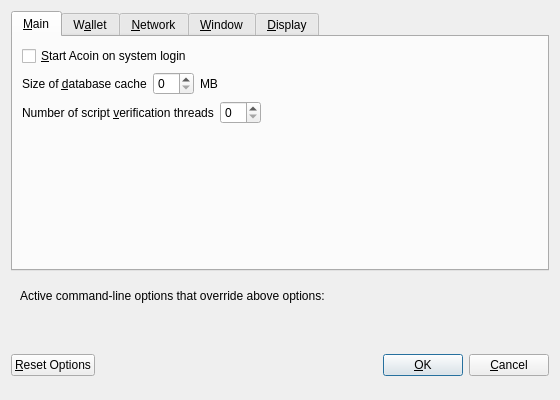
<?xml version="1.0" encoding="UTF-8"?>
<ui version="4.0">
 <class>OptionsDialog</class>
 <widget class="QDialog" name="OptionsDialog">
  <property name="geometry">
   <rect>
    <x>0</x>
    <y>0</y>
    <width>560</width>
    <height>400</height>
   </rect>
  </property>
  <property name="windowTitle">
   <string>Options</string>
  </property>
  <property name="modal">
   <bool>true</bool>
  </property>
  <layout class="QVBoxLayout" name="verticalLayout">
   <item>
    <widget class="QTabWidget" name="tabWidget">
     <property name="currentIndex">
      <number>0</number>
     </property>
     <widget class="QWidget" name="tabMain">
      <attribute name="title">
       <string>&amp;Main</string>
      </attribute>
      <layout class="QVBoxLayout" name="verticalLayout_Main">
       <item>
        <widget class="QCheckBox" name="bitcoinAtStartup">
         <property name="toolTip">
          <string>Automatically start Acoin after logging in to the system.</string>
         </property>
         <property name="text">
          <string>&amp;Start Acoin on system login</string>
         </property>
        </widget>
       </item>
       <item>
        <layout class="QHBoxLayout" name="horizontalLayout_2_Main">
         <item>
          <widget class="QLabel" name="databaseCacheLabel">
           <property name="text">
            <string>Size of &amp;database cache</string>
           </property>
           <property name="textFormat">
            <enum>Qt::PlainText</enum>
           </property>
           <property name="buddy">
            <cstring>databaseCache</cstring>
           </property>
          </widget>
         </item>
         <item>
          <widget class="QSpinBox" name="databaseCache"/>
         </item>
         <item>
          <widget class="QLabel" name="databaseCacheUnitLabel">
           <property name="text">
            <string>MB</string>
           </property>
           <property name="textFormat">
            <enum>Qt::PlainText</enum>
           </property>
          </widget>
         </item>
         <item>
          <spacer name="horizontalSpacer_2_Main">
           <property name="orientation">
            <enum>Qt::Horizontal</enum>
           </property>
           <property name="sizeHint" stdset="0">
            <size>
             <width>40</width>
             <height>20</height>
            </size>
           </property>
          </spacer>
         </item>
        </layout>
       </item>
       <item>
        <layout class="QHBoxLayout" name="horizontalLayout_3_Main">
         <item>
          <widget class="QLabel" name="threadsScriptVerifLabel">
           <property name="text">
            <string>Number of script &amp;verification threads</string>
           </property>
           <property name="textFormat">
            <enum>Qt::PlainText</enum>
           </property>
           <property name="buddy">
            <cstring>threadsScriptVerif</cstring>
           </property>
          </widget>
         </item>
         <item>
          <widget class="QSpinBox" name="threadsScriptVerif">
           <property name="toolTip">
            <string>(0 = auto, &lt;0 = leave that many cores free)</string>
           </property>
          </widget>
         </item>
         <item>
          <spacer name="horizontalSpacer_3_Main">
           <property name="orientation">
            <enum>Qt::Horizontal</enum>
           </property>
           <property name="sizeHint" stdset="0">
            <size>
             <width>40</width>
             <height>20</height>
            </size>
           </property>
          </spacer>
         </item>
        </layout>
       </item>
       <item>
        <spacer name="verticalSpacer_Main">
         <property name="orientation">
          <enum>Qt::Vertical</enum>
         </property>
         <property name="sizeHint" stdset="0">
          <size>
           <width>20</width>
           <height>40</height>
          </size>
         </property>
        </spacer>
       </item>
      </layout>
     </widget>
     <widget class="QWidget" name="tabWallet">
      <attribute name="title">
       <string>W&amp;allet</string>
      </attribute>
      <layout class="QVBoxLayout" name="verticalLayout_Wallet">
       <item>
        <widget class="QLabel" name="transactionFeeInfoLabel">
         <property name="text">
          <string>Optional transaction fee per kB that helps make sure your transactions are processed quickly. Most transactions are 1 kB.</string>
         </property>
         <property name="textFormat">
          <enum>Qt::PlainText</enum>
         </property>
         <property name="wordWrap">
          <bool>true</bool>
         </property>
        </widget>
       </item>
       <item>
        <layout class="QHBoxLayout" name="horizontalLayout_1_Wallet">
         <item>
          <widget class="QLabel" name="transactionFeeLabel">
           <property name="text">
            <string>Pay transaction &amp;fee</string>
           </property>
           <property name="textFormat">
            <enum>Qt::PlainText</enum>
           </property>
           <property name="buddy">
            <cstring>transactionFee</cstring>
           </property>
          </widget>
         </item>
         <item>
          <widget class="BitcoinAmountField" name="transactionFee"/>
         </item>
         <item>
          <spacer name="horizontalSpacer_1_Wallet">
           <property name="orientation">
            <enum>Qt::Horizontal</enum>
           </property>
           <property name="sizeHint" stdset="0">
            <size>
             <width>40</width>
             <height>20</height>
            </size>
           </property>
          </spacer>
         </item>
        </layout>
       </item>
       <item>
        <spacer name="verticalSpacer_Wallet">
         <property name="orientation">
          <enum>Qt::Vertical</enum>
         </property>
         <property name="sizeHint" stdset="0">
          <size>
           <width>20</width>
           <height>40</height>
          </size>
         </property>
        </spacer>
       </item>
       <item>
        <widget class="QGroupBox" name="groupBox">
         <property name="title">
          <string>Expert</string>
         </property>
         <layout class="QVBoxLayout" name="verticalLayout_2">
          <item>
           <widget class="QCheckBox" name="coinControlFeatures">
            <property name="toolTip">
             <string>Whether to show coin control features or not.</string>
            </property>
            <property name="text">
             <string>Enable coin &amp;control features</string>
            </property>
           </widget>
          </item>
          <item>
           <widget class="QCheckBox" name="spendZeroConfChange">
            <property name="toolTip">
             <string>If you disable the spending of unconfirmed change, the change from a transaction cannot be used until that transaction has at least one confirmation. This also affects how your balance is computed.</string>
            </property>
            <property name="text">
             <string>&amp;Spend unconfirmed change</string>
            </property>
           </widget>
          </item>
         </layout>
        </widget>
       </item>
      </layout>
     </widget>
     <widget class="QWidget" name="tabNetwork">
      <attribute name="title">
       <string>&amp;Network</string>
      </attribute>
      <layout class="QVBoxLayout" name="verticalLayout_Network">
       <item>
        <widget class="QCheckBox" name="mapPortUpnp">
         <property name="toolTip">
          <string>Automatically open the Acoin client port on the router. This only works when your router supports UPnP and it is enabled.</string>
         </property>
         <property name="text">
          <string>Map port using &amp;UPnP</string>
         </property>
        </widget>
       </item>
       <item>
        <widget class="QCheckBox" name="connectSocks">
         <property name="toolTip">
          <string>Connect to the Acoin network through a SOCKS proxy.</string>
         </property>
         <property name="text">
          <string>&amp;Connect through SOCKS proxy (default proxy):</string>
         </property>
        </widget>
       </item>
       <item>
        <layout class="QHBoxLayout" name="horizontalLayout_1_Network">
         <item>
          <widget class="QLabel" name="proxyIpLabel">
           <property name="text">
            <string>Proxy &amp;IP:</string>
           </property>
           <property name="textFormat">
            <enum>Qt::PlainText</enum>
           </property>
           <property name="buddy">
            <cstring>proxyIp</cstring>
           </property>
          </widget>
         </item>
         <item>
          <widget class="QValidatedLineEdit" name="proxyIp">
           <property name="minimumSize">
            <size>
             <width>140</width>
             <height>0</height>
            </size>
           </property>
           <property name="maximumSize">
            <size>
             <width>140</width>
             <height>16777215</height>
            </size>
           </property>
           <property name="toolTip">
            <string>IP address of the proxy (e.g. IPv4: 127.0.0.1 / IPv6: ::1)</string>
           </property>
          </widget>
         </item>
         <item>
          <widget class="QLabel" name="proxyPortLabel">
           <property name="text">
            <string>&amp;Port:</string>
           </property>
           <property name="textFormat">
            <enum>Qt::PlainText</enum>
           </property>
           <property name="buddy">
            <cstring>proxyPort</cstring>
           </property>
          </widget>
         </item>
         <item>
          <widget class="QLineEdit" name="proxyPort">
           <property name="minimumSize">
            <size>
             <width>55</width>
             <height>0</height>
            </size>
           </property>
           <property name="maximumSize">
            <size>
             <width>55</width>
             <height>16777215</height>
            </size>
           </property>
           <property name="toolTip">
            <string>Port of the proxy (e.g. 9050)</string>
           </property>
          </widget>
         </item>
         <item>
          <widget class="QLabel" name="socksVersionLabel">
           <property name="text">
            <string>SOCKS &amp;Version:</string>
           </property>
           <property name="textFormat">
            <enum>Qt::PlainText</enum>
           </property>
           <property name="buddy">
            <cstring>socksVersion</cstring>
           </property>
          </widget>
         </item>
         <item>
          <widget class="QValueComboBox" name="socksVersion">
           <property name="toolTip">
            <string>SOCKS version of the proxy (e.g. 5)</string>
           </property>
          </widget>
         </item>
         <item>
          <spacer name="horizontalSpacer_1_Network">
           <property name="orientation">
            <enum>Qt::Horizontal</enum>
           </property>
           <property name="sizeHint" stdset="0">
            <size>
             <width>40</width>
             <height>20</height>
            </size>
           </property>
          </spacer>
         </item>
        </layout>
       </item>
       <item>
        <spacer name="verticalSpacer_Network">
         <property name="orientation">
          <enum>Qt::Vertical</enum>
         </property>
         <property name="sizeHint" stdset="0">
          <size>
           <width>20</width>
           <height>40</height>
          </size>
         </property>
        </spacer>
       </item>
      </layout>
     </widget>
     <widget class="QWidget" name="tabWindow">
      <attribute name="title">
       <string>&amp;Window</string>
      </attribute>
      <layout class="QVBoxLayout" name="verticalLayout_Window">
       <item>
        <widget class="QCheckBox" name="minimizeToTray">
         <property name="toolTip">
          <string>Show only a tray icon after minimizing the window.</string>
         </property>
         <property name="text">
          <string>&amp;Minimize to the tray instead of the taskbar</string>
         </property>
        </widget>
       </item>
       <item>
        <widget class="QCheckBox" name="minimizeOnClose">
         <property name="toolTip">
          <string>Minimize instead of exit the application when the window is closed. When this option is enabled, the application will be closed only after selecting Quit in the menu.</string>
         </property>
         <property name="text">
          <string>M&amp;inimize on close</string>
         </property>
        </widget>
       </item>
       <item>
        <spacer name="verticalSpacer_Window">
         <property name="orientation">
          <enum>Qt::Vertical</enum>
         </property>
         <property name="sizeHint" stdset="0">
          <size>
           <width>20</width>
           <height>40</height>
          </size>
         </property>
        </spacer>
       </item>
      </layout>
     </widget>
     <widget class="QWidget" name="tabDisplay">
      <attribute name="title">
       <string>&amp;Display</string>
      </attribute>
      <layout class="QVBoxLayout" name="verticalLayout_Display">
       <item>
        <layout class="QHBoxLayout" name="horizontalLayout_1_Display">
         <item>
          <widget class="QLabel" name="langLabel">
           <property name="text">
            <string>User Interface &amp;language:</string>
           </property>
           <property name="textFormat">
            <enum>Qt::PlainText</enum>
           </property>
           <property name="buddy">
            <cstring>lang</cstring>
           </property>
          </widget>
         </item>
         <item>
          <widget class="QValueComboBox" name="lang">
           <property name="toolTip">
            <string>The user interface language can be set here. This setting will take effect after restarting Acoin.</string>
           </property>
          </widget>
         </item>
        </layout>
       </item>
       <item>
        <layout class="QHBoxLayout" name="horizontalLayout_2_Display">
         <item>
          <widget class="QLabel" name="unitLabel">
           <property name="text">
            <string>&amp;Unit to show amounts in:</string>
           </property>
           <property name="textFormat">
            <enum>Qt::PlainText</enum>
           </property>
           <property name="buddy">
            <cstring>unit</cstring>
           </property>
          </widget>
         </item>
         <item>
          <widget class="QValueComboBox" name="unit">
           <property name="toolTip">
            <string>Choose the default subdivision unit to show in the interface and when sending coins.</string>
           </property>
          </widget>
         </item>
        </layout>
       </item>
       <item>
        <widget class="QCheckBox" name="displayAddresses">
         <property name="toolTip">
          <string>Whether to show Acoin addresses in the transaction list or not.</string>
         </property>
         <property name="text">
          <string>&amp;Display addresses in transaction list</string>
         </property>
        </widget>
       </item>
       <item>
        <layout class="QHBoxLayout" name="horizontalLayout_3_Display">
         <item>
          <widget class="QLabel" name="thirdPartyTxUrlsLabel">
           <property name="toolTip">
            <string>Third party URLs (e.g. a block explorer) that appear in the transactions tab as context menu items. %s in the URL is replaced by transaction hash. Multiple URLs are separated by vertical bar |.</string>
           </property>
           <property name="text">
            <string>Third party transaction URLs</string>
           </property>
           <property name="buddy">
            <cstring>thirdPartyTxUrls</cstring>
           </property>
          </widget>
         </item>
         <item>
          <widget class="QLineEdit" name="thirdPartyTxUrls">
           <property name="toolTip">
            <string>Third party URLs (e.g. a block explorer) that appear in the transactions tab as context menu items. %s in the URL is replaced by transaction hash. Multiple URLs are separated by vertical bar |.</string>
           </property>
          </widget>
         </item>
        </layout>
       </item>
       <item>
        <spacer name="verticalSpacer_Display">
         <property name="orientation">
          <enum>Qt::Vertical</enum>
         </property>
         <property name="sizeHint" stdset="0">
          <size>
           <width>20</width>
           <height>40</height>
          </size>
         </property>
        </spacer>
       </item>
      </layout>
     </widget>
    </widget>
   </item>
   <item>
    <widget class="QFrame" name="frame">
     <layout class="QVBoxLayout" name="verticalLayout_Bottom">
      <item>
       <layout class="QHBoxLayout" name="horizontalLayout_Bottom">
        <item>
         <widget class="QLabel" name="overriddenByCommandLineInfoLabel">
          <property name="text">
           <string>Active command-line options that override above options:</string>
          </property>
          <property name="textFormat">
           <enum>Qt::PlainText</enum>
          </property>
         </widget>
        </item>
        <item>
         <spacer name="horizontalSpacer_Bottom">
          <property name="orientation">
           <enum>Qt::Horizontal</enum>
          </property>
          <property name="sizeHint" stdset="0">
           <size>
            <width>40</width>
            <height>20</height>
           </size>
          </property>
         </spacer>
        </item>
       </layout>
      </item>
      <item>
       <widget class="QLabel" name="overriddenByCommandLineLabel">
        <property name="text">
         <string/>
        </property>
        <property name="textFormat">
         <enum>Qt::PlainText</enum>
        </property>
        <property name="wordWrap">
         <bool>true</bool>
        </property>
       </widget>
      </item>
     </layout>
    </widget>
   </item>
   <item>
    <layout class="QHBoxLayout" name="horizontalLayout_Buttons">
     <item>
      <widget class="QPushButton" name="resetButton">
       <property name="toolTip">
        <string>Reset all client options to default.</string>
       </property>
       <property name="text">
        <string>&amp;Reset Options</string>
       </property>
       <property name="autoDefault">
        <bool>false</bool>
       </property>
      </widget>
     </item>
     <item>
      <spacer name="horizontalSpacer_1">
       <property name="orientation">
        <enum>Qt::Horizontal</enum>
       </property>
       <property name="sizeHint" stdset="0">
        <size>
         <width>40</width>
         <height>48</height>
        </size>
       </property>
      </spacer>
     </item>
     <item>
      <widget class="QLabel" name="statusLabel">
       <property name="minimumSize">
        <size>
         <width>200</width>
         <height>0</height>
        </size>
       </property>
       <property name="font">
        <font>
         <weight>75</weight>
         <bold>true</bold>
        </font>
       </property>
       <property name="text">
        <string/>
       </property>
       <property name="textFormat">
        <enum>Qt::PlainText</enum>
       </property>
       <property name="wordWrap">
        <bool>true</bool>
       </property>
      </widget>
     </item>
     <item>
      <spacer name="horizontalSpacer_2">
       <property name="orientation">
        <enum>Qt::Horizontal</enum>
       </property>
       <property name="sizeHint" stdset="0">
        <size>
         <width>40</width>
         <height>48</height>
        </size>
       </property>
      </spacer>
     </item>
     <item>
      <widget class="QPushButton" name="okButton">
       <property name="text">
        <string>&amp;OK</string>
       </property>
      </widget>
     </item>
     <item>
      <widget class="QPushButton" name="cancelButton">
       <property name="text">
        <string>&amp;Cancel</string>
       </property>
       <property name="autoDefault">
        <bool>false</bool>
       </property>
      </widget>
     </item>
    </layout>
   </item>
  </layout>
 </widget>
 <customwidgets>
  <customwidget>
   <class>BitcoinAmountField</class>
   <extends>QLineEdit</extends>
   <header>bitcoinamountfield.h</header>
   <container>1</container>
  </customwidget>
  <customwidget>
   <class>QValidatedLineEdit</class>
   <extends>QLineEdit</extends>
   <header>qvalidatedlineedit.h</header>
  </customwidget>
  <customwidget>
   <class>QValueComboBox</class>
   <extends>QComboBox</extends>
   <header>qvaluecombobox.h</header>
  </customwidget>
 </customwidgets>
 <resources/>
 <connections/>
</ui>
